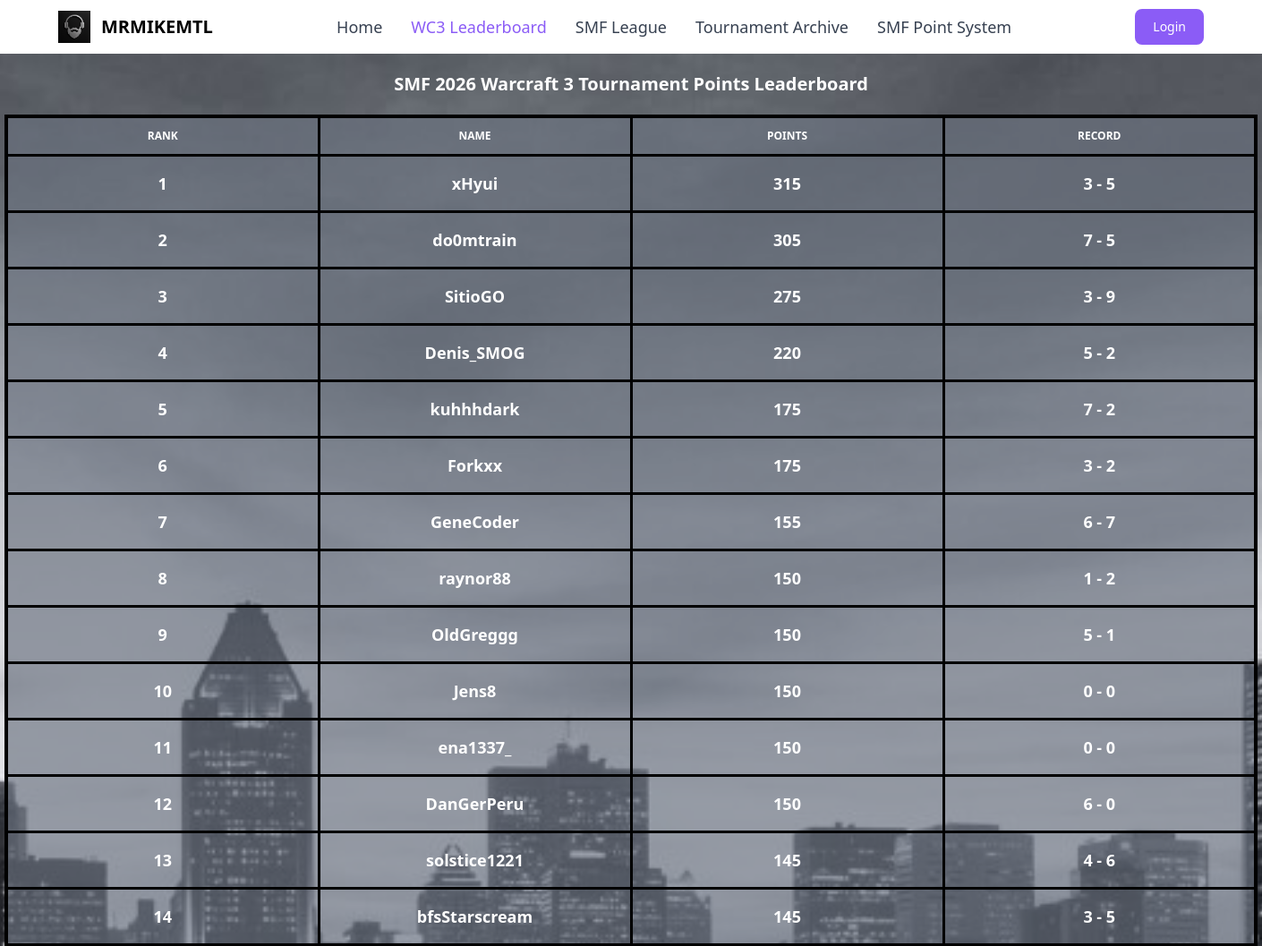
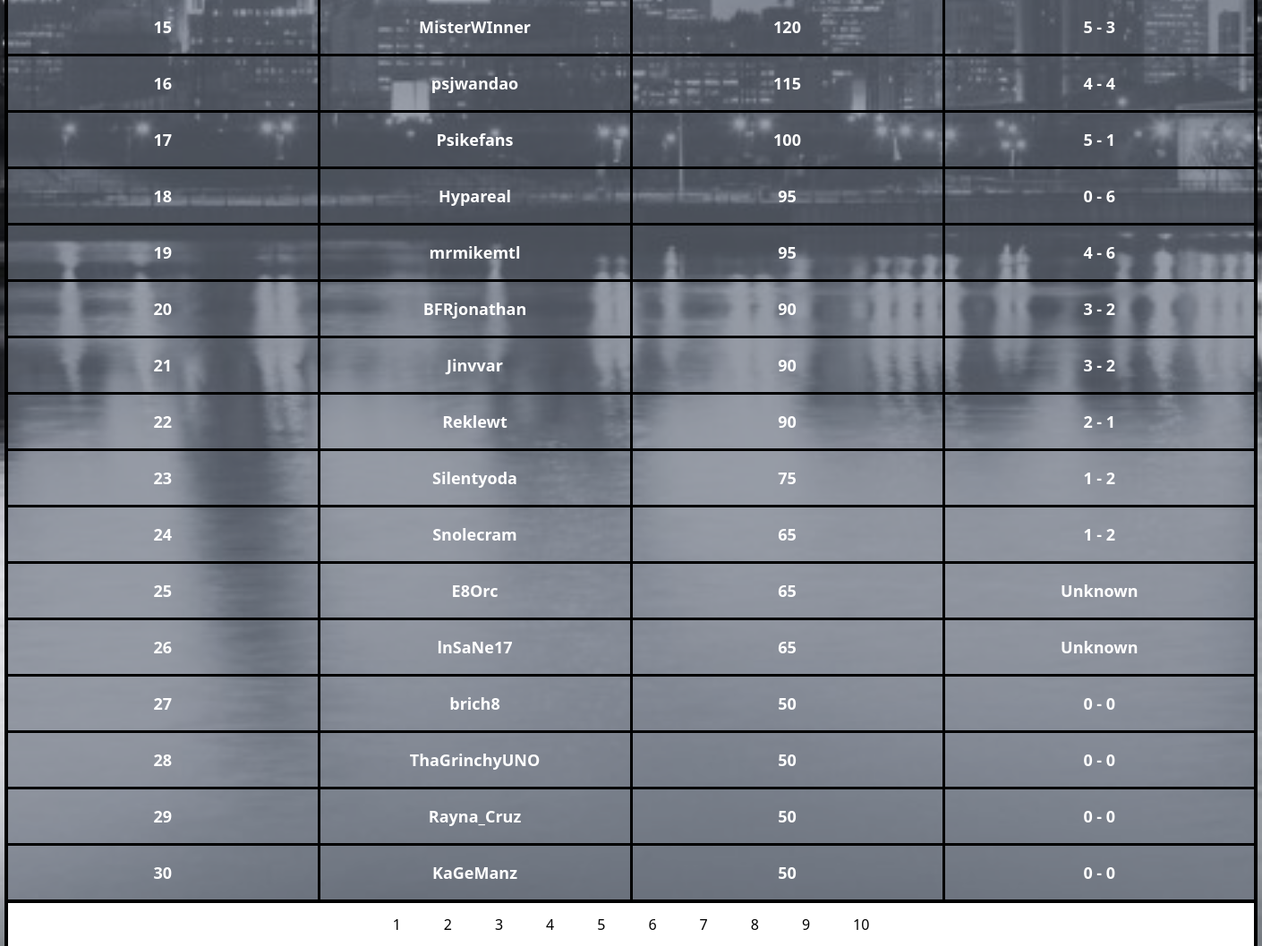
The app's page /leaderboard with its own data (2 pictures, top to bottom).
### tables this page shows
CREATE TABLE participants2026 (id INTEGER PRIMARY KEY, name varchar(255), total_points INTEGER, user_id INTEGER);

### web/app.py (the view, shortened to what this page needs)
@app.route("/leaderboard")
def leaderboard():
	raw_data = dbsession.exec_driver_sql("SELECT name, total_points, user_id from participants2026 ORDER BY total_points desc;").all()
	data = []
	page_size = 30
	total = len(raw_data)
	total_pages = round(total / page_size)
	page = request.args.get("page")
	if page is not None:
		page = int(page)
	if page is None:
		starting_spot = 1
	elif page == 1:
		starting_spot = 1
	else:
		starting_spot = (page - 1) * page_size + 1
	i = 1
	for record in raw_data:
		if i >= starting_spot and len(data) < page_size:
			if record is not None:
				if record.user_id is not None:
					db_data_1 = dbsession.exec_driver_sql(f"SELECT participant_1_points, participant_2_points FROM tournament_matches2026 WHERE participant_1_id = {record.user_id};").all()
					db_data_2 = dbsession.exec_driver_sql(f"SELECT participant_1_points, participant_2_points FROM tournament_matches2026 WHERE participant_2_id = {record.user_id};").all()
					wins = 0
					losses = 0
					for w in db_data_1:
						wins = wins + w.participant_1_points
						losses = losses + w.participant_2_points
					for n in db_data_2:
						wins = wins + n.participant_2_points
						losses = losses + n.participant_1_points
					data_obj = {
						"rank": i,
						"name": record.name,
						"total_points": record.total_points,
						"record": f"{wins} - {losses}"
					}
					data.append(data_obj)
				else:
					data_obj = {
						"rank": i,
						"name": record.name,
						"total_points": record.total_points,
						"record": f"Unknown"
					}
					data.append(data_obj)
		i = i + 1
	pages = []
	page_num = 1
	while len(pages) < total_pages:
		pages.append(page_num)
		page_num = page_num + 1
	return render_template("leaderboard.html", data=data, pages=pages)

### web/templates/leaderboard.html (shortened to what this page needs)
<!DOCTYPE html>
<html lang="en">
<head>
    <link rel="stylesheet" href="{{url_for('static',filename='dist/output.css')}}">
</head>
<body>
     <nav class="px-2 sm:px-4 py-2.50">
        <div class="container flex flex-wrap items-center justify-between mx-auto">
            <a href="/" class="flex items-center">
                <img src="../static/dist/beard_logo.jpg" class="h-6 mr-3 sm:h-9">
                <span class="self-center text-xl font-semibold whitespace-nowrap">MRMIKEMTL</span>
            </a>
            <div class="flex md:order-2">
                <button type="button"
                    class="text-white bg-purple-500 focus:ring-4 focus:outline-none focus:ring-blue-300 font-medium rounded-lg text-sm px-5 py-2.5 text-center mr-3 md:mr-0"><a href="/login">Login</a></button>
            </div>
            <div class="items-center justify-between hidden w-full md:flex md:w-auto md:order-1" id="navbar-cta">
                <ul
                    class="flex flex-col p-4 mt-4 border rounded-lg md:flex-row md:space-x-8 md:mt-0 md:text-sm md:font-medium md:border-0 md:bg-white">
                    <li>
                        <a href="/"
                            class="block py-2 pl-3 pr-4 text-lg text-gray-700 rounded-sm hover:bg-gray-100 md:hover:bg-transparent md:hover:text-purple-500 md:p-0">Home</a>
                    </li>
                    <li>
                        <a href="/leaderboard"
                            class="block py-2 pl-3 pr-4 text-lg text-white bg-blue-700 rounded-sm md:bg-transparent md:text-purple-500 md:p-0"
                            aria-current="page">WC3 Leaderboard</a>
                    </li>
                    <li>
                        <a href="/smf_league"
                            class="block py-2 pl-3 pr-4 text-lg text-gray-700 rounded-sm hover:bg-gray-100 md:hover:bg-transparent md:hover:text-purple-500 md:p-0">SMF League</a>
                    </li>
                    <li>
                        <a href="/events"
                            class="block py-2 pl-3 pr-4 text-lg text-gray-700 rounded-sm hover:bg-gray-100 md:hover:bg-transparent md:hover:text-purple-500 md:p-0">Tournament Archive</a>
                    </li>
                    <li>
                        <a href="/point_system"
                            class="block py-2 pl-3 pr-4 text-lg text-gray-700 rounded-sm hover:bg-gray-100 md:hover:bg-transparent md:hover:text-purple-500 md:p-0">SMF Point System</a>
                    </li>
                </ul>
            </div>
        </div>
    </nav>
<div class="bg-[url(cityscape.jpg)] bg-cover bg-center min-h-screen w-full place-items-center">
    <table class="table-fixed mx-auto w-350 text-white p-200 box-border size-32 border-4 justify-items-center border-black self-center">
            <caption class="p-5 text-xl font-semibold text-center text-white justify-center">
            SMF 2026 Warcraft 3 Tournament Points Leaderboard
        </caption>
        <thead class="w-full text-xs text-white uppercase">
            <tr>
                <th scope="col" class="px-6 py-3 p-20 text-white bg-gray-500/65 box-border border-3 border-black">
                    Rank
                </th>
                <th scope="col"class="px-6 py-3 p-20 text-white bg-gray-500/65 box-border border-3 border-black">
                    Name
                </th>
                <th scope="col" class="px-6 py-3 p-20 text-white bg-gray-500/65 box-border border-3 border-black">
                    Points
                </th>
                <th scope="col" class="px-6 py-3 p-20 text-white bg-gray-500/65 box-border border-3 border-black">
                    Record
                </th>
            </tr>
        </thead>
        {% for row in data %}
        <tbody>
            <tr class="p-4 text-lg font-semibold w-full text-center">
                <th scope="row" class="text-white bg-gray-500/65 box-border border-3 border-black" >
                    {{ row.rank }}
                </th>
                <td scope="row" class="px-6 py-4 p-20 text-white bg-gray-500/65 box-border border-3 border-black">
                    {{ row.name }}
                </td>
                <td scope="row" class="px-6 py-4 p-20 text-white bg-gray-500/65 box-border border-3 border-black">
                    {{ row.total_points}}
                </td>
                <td scope="row" class="px-6 py-4 p-20 text-white bg-gray-500/65 box-border border-3 border-black">
                    {{ row.record}}
                </td>
            </tr>
        </tbody>
        {% endfor %}
</table>
<div class="flex mx-auto justify-center items-center space-x-2 bg-white w-350 border-r-4 border-black border-l-4">
    {% for page in pages %}
        <a href="/leaderboard?page={{ page }}" class="inline-flex items-center justify-center px-5 py-3 text-base font-medium text-center text-black rounded-lg hover:bg-gray-500 focus:ring-4 focus:bg-gray-500">
        {{ page }}
        </a>
    {% endfor %}
</div>
</div>
</body>
</html>

### records on screen
participants2026: rank "1", name "xHyui", total_points "315", record "3 - 5"
participants2026: rank "2", name "do0mtrain", total_points "305", record "7 - 5"
participants2026: rank "3", name "SitioGO", total_points "275", record "3 - 9"
participants2026: rank "4", name "Denis_SMOG", total_points "220", record "5 - 2"
participants2026: rank "5", name "kuhhhdark", total_points "175", record "7 - 2"
participants2026: rank "6", name "Forkxx", total_points "175", record "3 - 2"
participants2026: rank "7", name "GeneCoder", total_points "155", record "6 - 7"
participants2026: rank "8", name "raynor88", total_points "150", record "1 - 2"
participants2026: rank "9", name "OldGreggg", total_points "150", record "5 - 1"
participants2026: rank "10", name "Jens8", total_points "150", record "0 - 0"
participants2026: rank "11", name "ena1337_", total_points "150", record "0 - 0"
participants2026: rank "12", name "DanGerPeru", total_points "150", record "6 - 0"
participants2026: rank "13", name "solstice1221", total_points "145", record "4 - 6"
participants2026: rank "14", name "bfsStarscream", total_points "145", record "3 - 5"
participants2026: rank "15", name "MisterWInner", total_points "120", record "5 - 3"
participants2026: rank "16", name "psjwandao", total_points "115", record "4 - 4"
participants2026: rank "17", name "Psikefans", total_points "100", record "5 - 1"
participants2026: rank "18", name "Hypareal", total_points "95", record "0 - 6"
participants2026: rank "19", name "mrmikemtl", total_points "95", record "4 - 6"
participants2026: rank "20", name "BFRjonathan", total_points "90", record "3 - 2"
participants2026: rank "21", name "Jinvvar", total_points "90", record "3 - 2"
participants2026: rank "22", name "Reklewt", total_points "90", record "2 - 1"
participants2026: rank "23", name "Silentyoda", total_points "75", record "1 - 2"
participants2026: rank "24", name "Snolecram", total_points "65", record "1 - 2"
participants2026: rank "25", name "E8Orc", total_points "65", record "Unknown"
participants2026: rank "26", name "lnSaNe17", total_points "65", record "Unknown"
participants2026: rank "27", name "brich8", total_points "50", record "0 - 0"
participants2026: rank "28", name "ThaGrinchyUNO", total_points "50", record "0 - 0"
participants2026: rank "29", name "Rayna_Cruz", total_points "50", record "0 - 0"
participants2026: rank "30", name "KaGeManz", total_points "50", record "0 - 0"

### other values on screen
{{ page }} "1" "2" "3" "4" "5" "6" "7" "8" "9" "10"
